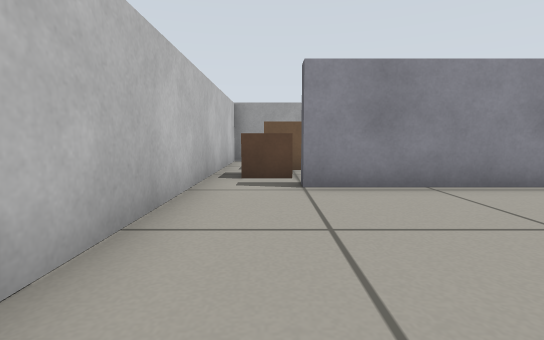
View 1 (above)

19 first-person views from a walk through a robot-simulator world made for Gazebo. The camera is 0.39 m above the floor, tilts 6° down and sees 85° across. The floor is counted in squares, 0.5 m on a side. Each view is taken from the middle of a square. On the plan, view 1 faces up. The plan holds only what a view shows up to about 10 squares ahead; the rest is blank.

View 2
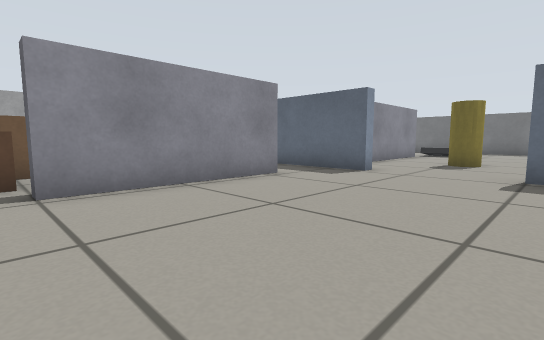

View 3
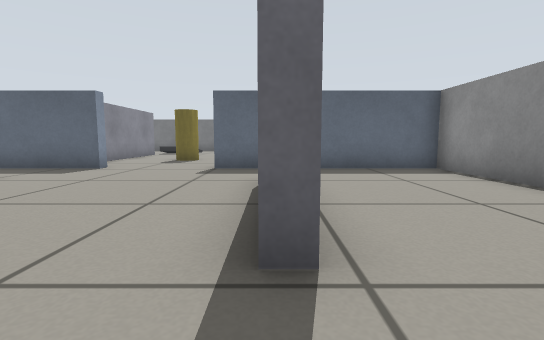

View 4
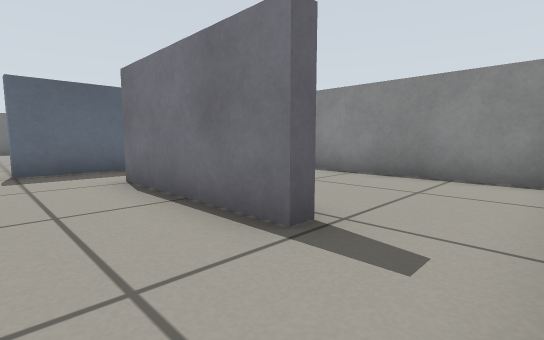

View 5
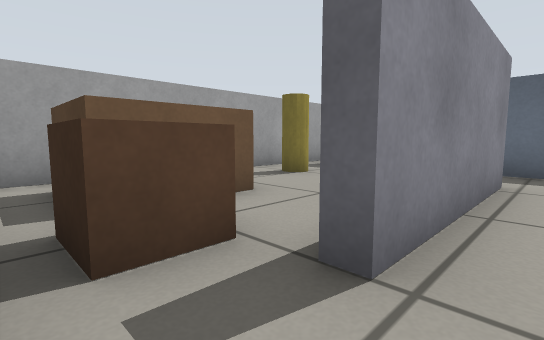

View 6
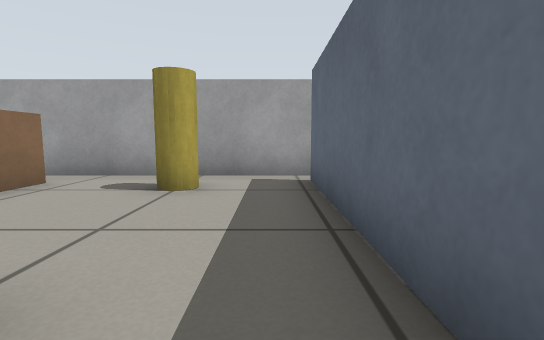

View 7
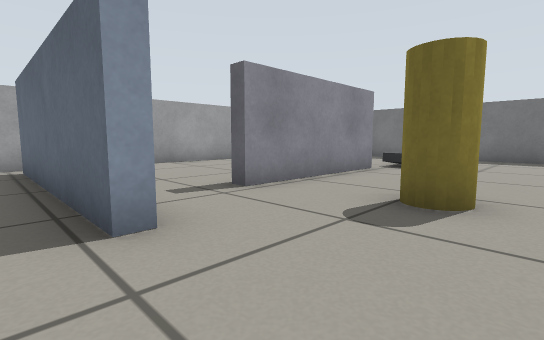

View 8
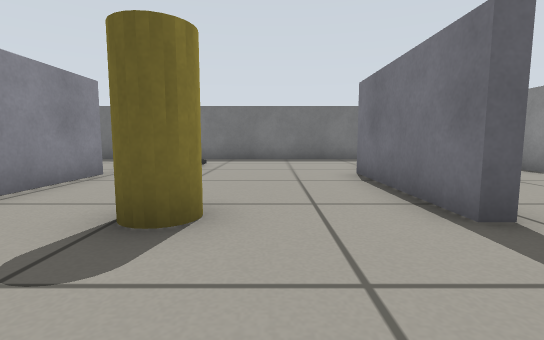

View 9
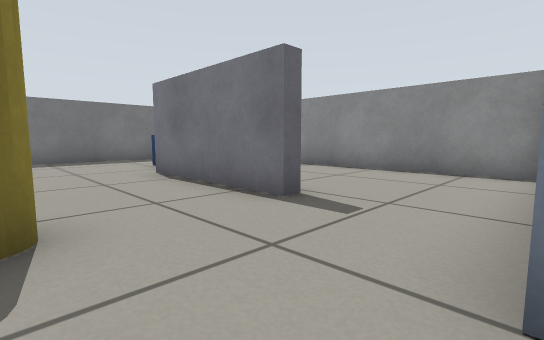

View 10
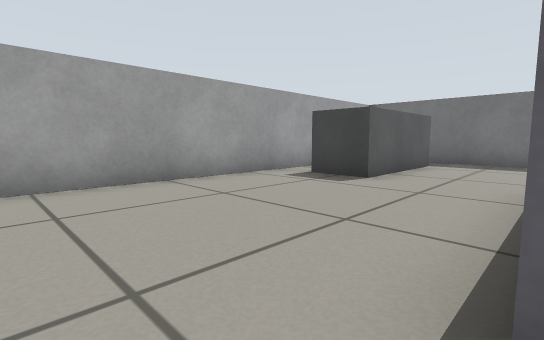

View 11
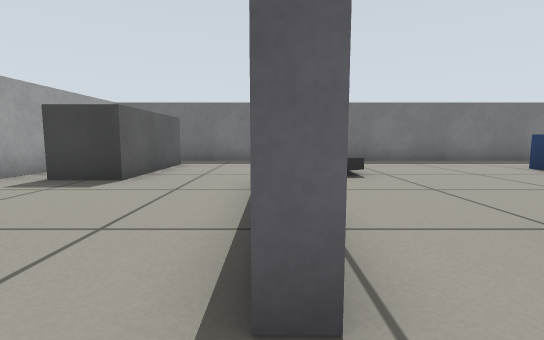

View 12
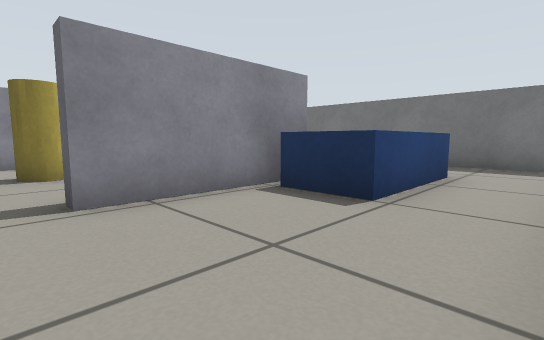

View 13
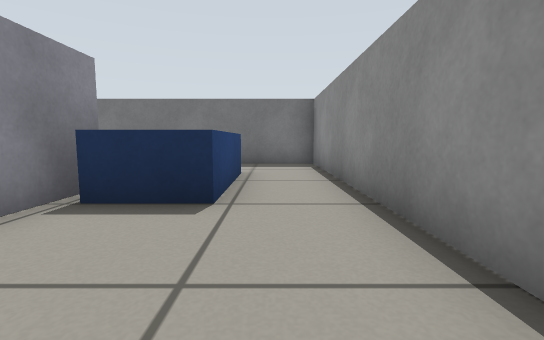

View 14
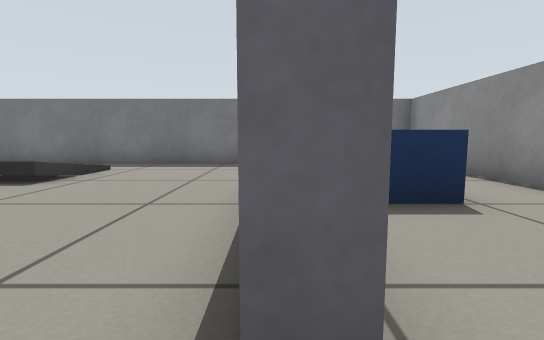

View 15
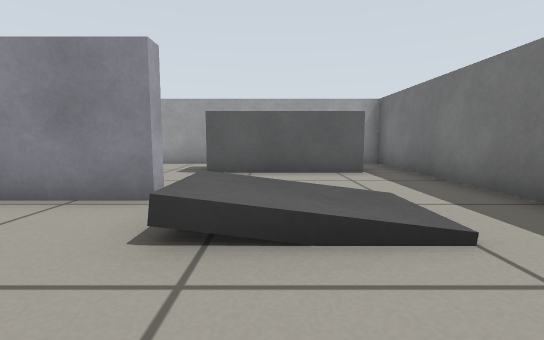

View 16
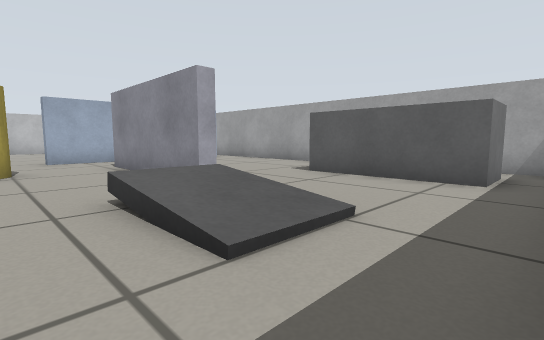

View 17
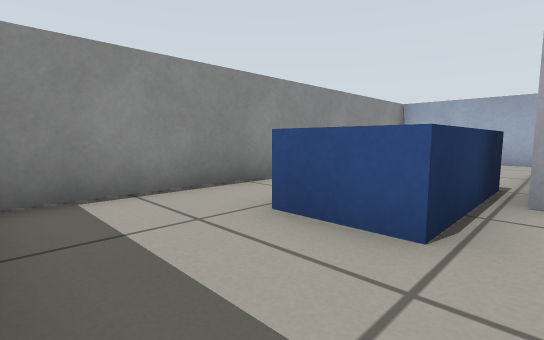

View 18
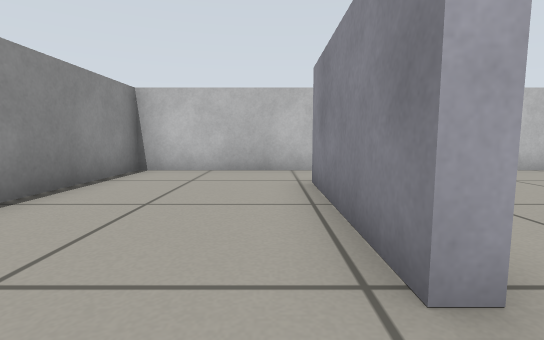

View 19
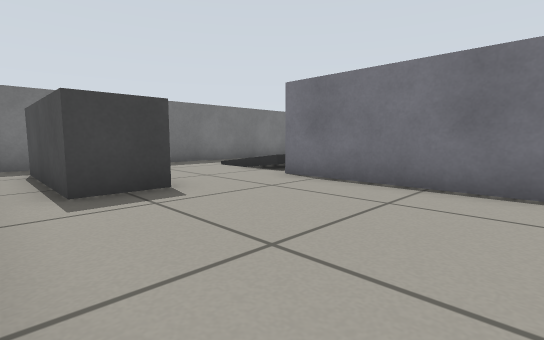

### Floor plan
Points are (right, up) in squares from view 1. A wall is a line through its corners. A room is listed if a view was taken in it or the views show most of it. See-through windows are left out.
Room 1 (views 1, 2, 3, 4, 5, 6, 7, 8, 9, 18)
walls: (5, 4.7) (0.5, 4.7) (0.5, 5.1); (7.1, 3.5) (6.7, 3.5) (6.7, 9.5); (4.7, -0.9) (4.7, -1.3) (0.7, -1.3) (0.7, -0.9) (4.7, -0.9); (-1.3, -1) (-1.3, -5.3) (6.7, -5.3) (6.7, 0.5) (7.1, 0.5); (-1.3, 10.1) (-1.3, 1.2); (7.4, 10.3) (-0.8, 10.3)
ways out: opening at (7, 2) to room 2; opening at (7, 10) to room 2
objects: brown box (0, 6) to (0, 7); brown box (0, 8) to (2, 9); pillar (4, 9) to (5, 9)
Room 2 (views 10, 11, 12, 13, 14, 15, 16, 17, 19)
walls: (13.5, 4.7) (9.1, 4.7) (9.1, 5.1) (13.5, 5.1) (13.5, 4.7); (13.8, -1.3) (9.7, -1.3) (9.7, -0.9) (13.8, -0.9); (7.1, 5.4) (7.1, 3.5); (7.1, -1.6) (7.1, -4.5); (15.2, 10.3) (7.4, 10.3); (7.4, -5.3) (18.3, -5.3) (18.3, 10.3) (16.8, 10.3)
ways out: opening at (7, 2) to room 1; opening at (7, 10) to room 1
objects: pillar (10, 2); blue box (13, -3) to (15, -2); counter (14, 8) to (17, 9)

Positions as (right, up) in squares from view 1, and headings:
1: (0, 0), facing up
2: (0, 0), facing up-right
3: (-1, -1), facing right
4: (-1, 1), facing down-right
5: (-1, 4), facing up-right
6: (6, 4), facing up
7: (6, 1), facing up-right
8: (7, 1), facing right
9: (7, 2), facing down-right
10: (8, 5), facing up-right
11: (8, 5), facing right
12: (9, -5), facing up-right
13: (9, -4), facing right
14: (9, -1), facing right
15: (15, 1), facing up
16: (18, 2), facing up-left
17: (18, -1), facing down-left
18: (6, -2), facing left
19: (9, 10), facing down-right
